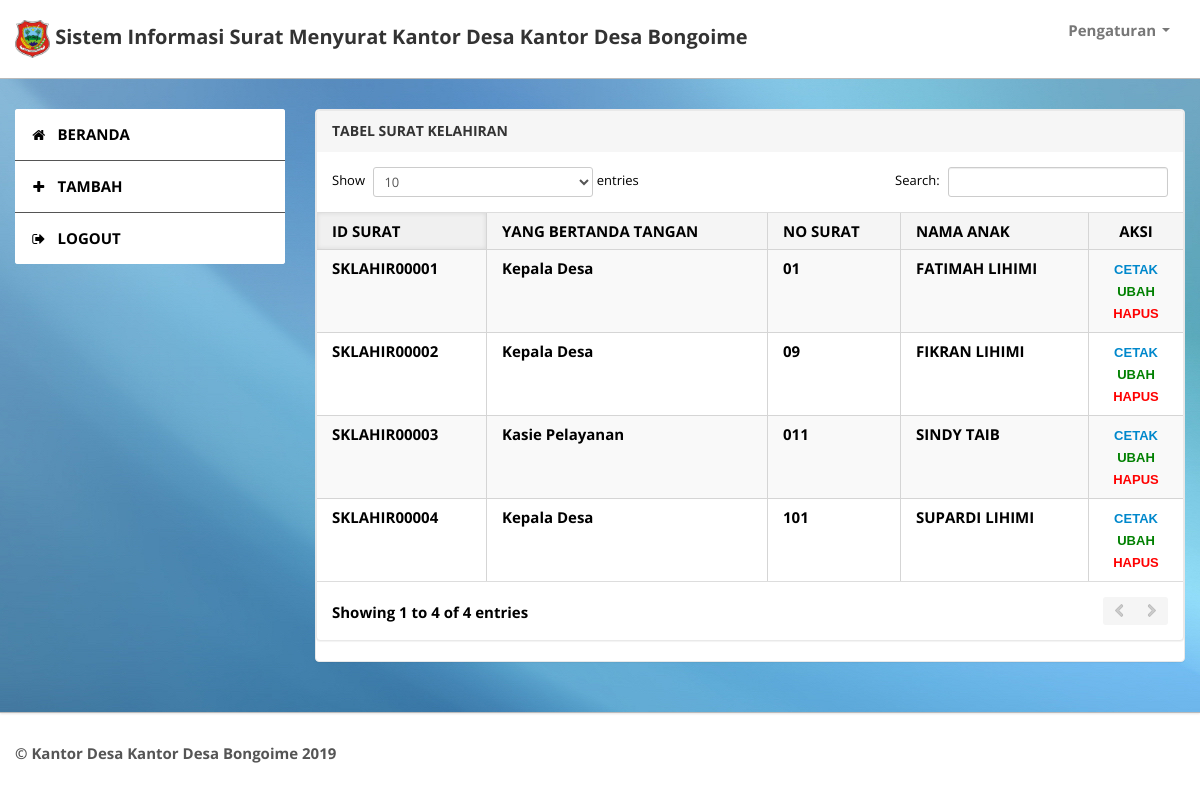
/tabel-s-kelahiran.php (signed in), run on the app's committed database.
### tables this page shows
CREATE TABLE `tbl_instansi` (
  `id_instansi` int(11) NOT NULL,
  `nm` varchar(100) NOT NULL
);

CREATE TABLE `tbl_s_kelahiran` (
  `id_s_kelahiran` varchar(30) NOT NULL,
  `no_surat_kelahiran` varchar(30) NOT NULL,
  `hari` varchar(25) NOT NULL,
  `tanggal` date NOT NULL,
  `jk_anak` varchar(25) NOT NULL,
  `nama_yg_lahir` varchar(100) NOT NULL,
  `nama_ibu` varchar(30) NOT NULL,
  `nama_ayah` varchar(30) NOT NULL,
  `id_pg` varchar(30) NOT NULL
);

CREATE TABLE `tbl_pegawai` (
  `id_pg` varchar(30) NOT NULL,
  `nama` varchar(100) NOT NULL,
  `jk` varchar(25) NOT NULL,
  `jabatan` varchar(100) NOT NULL,
  `alamat_pg` text NOT NULL,
  `notelp` varchar(25) NOT NULL
);

### tabel-s-kelahiran.php (the view, shortened to what this page needs)
<?php
if(empty($_SESSION['username'] AND $_SESSION['hak_akses'])){
header("location:index.php");
}else{
?>
<!DOCTYPE html>
<html lang="en">
<head>
	<link type="text/css" href="bootstrap/css/bootstrap.min.css" rel="stylesheet">
	<link type="text/css" href="bootstrap/css/bootstrap-responsive.min.css" rel="stylesheet">
	<link type="text/css" href="css/theme.css" rel="stylesheet">
	<link type="text/css" href="images/icons/css/font-awesome.css" rel="stylesheet">
</head>
<body>
	<div class="navbar navbar-fixed-top">
		<div class="navbar-inner">
			<div class="container">
			  	<a class="brand" href="">
			  	 <img width="35" height="35" src="logodesa/logodesa.png">
			  			<?php
                        $query = mysqli_query($config, "SELECT * FROM tbl_instansi WHERE id_instansi");
                        $data=mysqli_fetch_assoc($query);
                        ?>
                        Sistem Informasi Surat Menyurat <?php echo 'Kantor Desa '.$data['nm']; ?>
			  	</a>
				<div class="nav-collapse collapse navbar-inverse-collapse">
					 <ul class="nav pull-right">
                            <li class="nav-user dropdown"><a href="#" class="dropdown-toggle" data-toggle="dropdown">
                               Pengaturan
                                <b class="caret"></b></a>
                            </li>
                        </ul>
				</div>
			</div>
		</div>
	</div>
	<div class="wrapper">
		<div class="container">
			<div class="row">
				<div class="span3">
					<div class="sidebar">
						<ul class="widget widget-menu unstyled">
                                <li class="active"><a href="halaman-utama.php"><i class="menu-icon icon-home"></i>BERANDA
                                </a></li>
                                <li class="active"><a href="s_kelahiran.php"><i class="menu-icon icon-plus"></i>TAMBAH
                                </a></li>
                                <li><a href="logout.php"><i class="menu-icon icon-signout">
                                </i>LOGOUT
                                </a></li>
                            </ul>
					</div>
				</div>
				<div class="span9">
					<div class="content">
						<div class="module">
						<div class="module">
							<div class="module-head">
								<h3>TABEL SURAT KELAHIRAN</h3>
							</div>
							<div class="module-body table">
								<table cellpadding="0" cellspacing="0" border="0" class="datatable-1 table table-bordered table-striped	 display" width="100%">
									<thead>
										<tr>
											<th>ID SURAT</th>
											<th>YANG BERTANDA TANGAN</th>
											<th>NO SURAT</th>
											<th>NAMA ANAK</th>
											<th><center>AKSI</center></th>
										</tr>
									</thead>
									<tbody>
										<?php
                                           $query = mysqli_query($config, " SELECT * FROM tbl_s_kelahiran, tbl_pegawai WHERE tbl_s_kelahiran.id_pg=tbl_pegawai.id_pg ORDER BY tbl_s_kelahiran.id_s_kelahiran ASC");
                                                while($data=mysqli_fetch_assoc($query)){
                                                 echo '<tr>';
                                                 echo '<td>'.$data['id_s_kelahiran'].'</td>';
                                                 echo '<td>'.$data['jabatan'].'</td>';
                                                 echo '<td>'.$data['no_surat_kelahiran'].'</td>';
                                                 echo '<td>'.$data['nama_yg_lahir'].'</td>';
                        						 echo"<td>
                        						 		<center>
                        						 		<a href='cetak-s-kelahiran.php?id_s_kelahiran=$data[id_s_kelahiran]'>
                        						 			<font face='arial' size='2'>
                        						 				CETAK
                        						 			</font>
                        						 		</a>
                        						 		</center>
                        						 		<center>
                        						 		<a href='ubah-s-kelahiran.php?id_s_kelahiran=$data[id_s_kelahiran]'>
                        						 			<font face='arial' size='2' color='green'>
                        						 				UBAH
                        						 			</font>
                        						 		</a>
                        						 		</center>
                        						 		<center>
                        						 		<a href='hapus-s-kelahiran.php?id_s_kelahiran=$data[id_s_kelahiran]'>
                        						 			<font face='arial' size='2' color='red'>
                        						 				HAPUS
                        						 			</font>
                        						 		</a>
                        						 		</center>";
                                                 echo '</tr>';
                                                }
                                            ?>
								</table>
						</div>
							</div>
						</div>
					</div>
				</div>
			</div>
		</div>
	</div>
	<div class="footer">
		<div class="container">
			 <b class="copyright">
                <?php
                $query = mysqli_query($config, "SELECT * FROM tbl_instansi WHERE id_instansi");
                $data=mysqli_fetch_assoc($query);
                ?>
                &copy; <?php echo 'Kantor Desa '.$data['nm'] . " " .date('Y'); ?>
            </b>
		</div>
	</div>
</body>
</html>
<?php
}
?>

### data on the page
tbl_instansi: nm "Kantor Desa Bongoime"
tbl_s_kelahiran: id_s_kelahiran "SKLAHIR00001", id_pg.jabatan "Kepala Desa", no_surat_kelahiran "01", nama_yg_lahir "FATIMAH LIHIMI"
tbl_s_kelahiran: id_s_kelahiran "SKLAHIR00002", id_pg.jabatan "Kepala Desa", no_surat_kelahiran "09", nama_yg_lahir "FIKRAN LIHIMI"
tbl_s_kelahiran: id_s_kelahiran "SKLAHIR00003", id_pg.jabatan "Kasie Pelayanan", no_surat_kelahiran "011", nama_yg_lahir "SINDY TAIB"
tbl_s_kelahiran: id_s_kelahiran "SKLAHIR00004", id_pg.jabatan "Kepala Desa", no_surat_kelahiran "101", nama_yg_lahir "SUPARDI LIHIMI"
